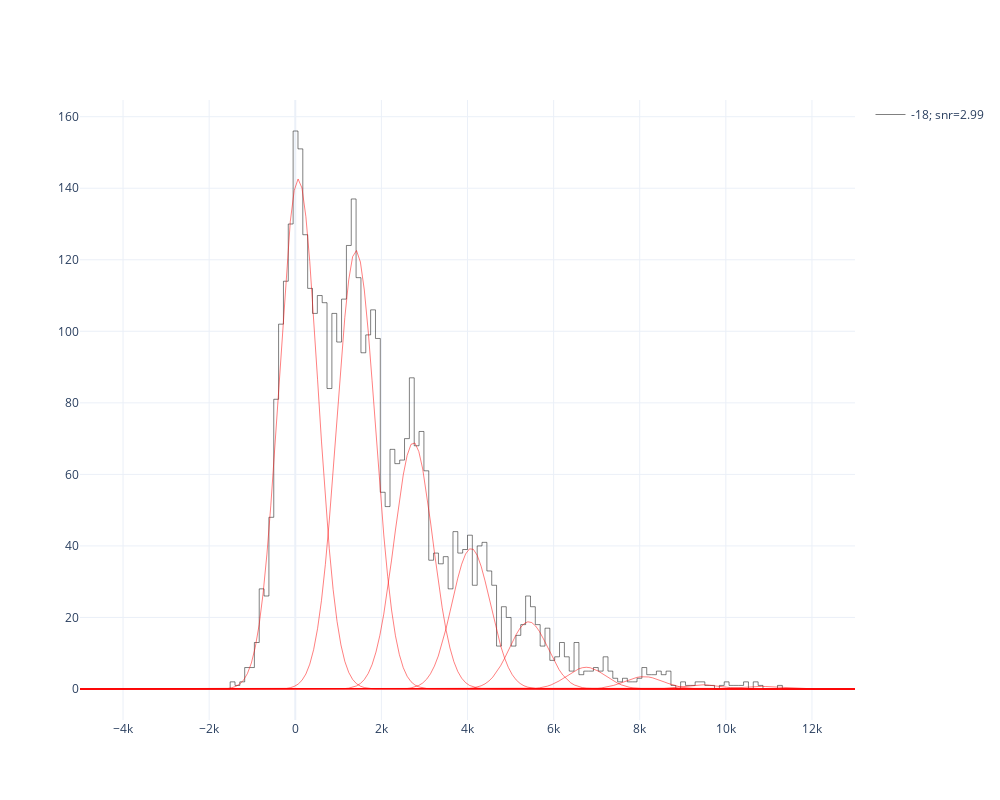

Write notebook code for a chart like this one.
### Code cell
histargs = dict(    
    doprocess = True,
    dofit = True,
    variable = 'integral',
    show_progress = True,
    fitmultigauss=True,
    normalize_hist=False,
    onlyoptimal=True,
)

detector=[ UniqueChannel(10, x) for x in channel_to_load ]
#detector=[UniqueChannel(10,28)]
plot_detectors(wfset_full, detector, plot_function=fithist, html=None, wf_func=histargs)

### Figure 1 — Plotly figure (JSON) as saved in the notebook; plotly's stock layout.template omitted (floating-point values rounded to 4 significant figures; data arrays with more than 128 entries replaced by an {"elided": "..."} marker saying what was removed)
{"data": [{"line": {"color": "black", "shape": "hv", "width": 0.5}, "mode": "lines", "name": "-18; snr=2.99", "type": "scatter", "x": {"elided": "161 float values"}, "xaxis": "x", "y": {"elided": "160 int values"}, "yaxis": "y"}, {"line": {"color": "red", "width": 0.5}, "mode": "lines", "name": "-18; snr=2.99 (Fit 0)", "showlegend": false, "type": "scatter", "x": {"elided": "200 float values"}, "xaxis": "x", "y": {"elided": "200 float values"}, "yaxis": "y"}, {"line": {"color": "red", "width": 0.5}, "mode": "lines", "name": "-18; snr=2.99 (Fit 1)", "showlegend": false, "type": "scatter", "x": {"elided": "200 float values"}, "xaxis": "x", "y": {"elided": "200 float values"}, "yaxis": "y"}, {"line": {"color": "red", "width": 0.5}, "mode": "lines", "name": "-18; snr=2.99 (Fit 2)", "showlegend": false, "type": "scatter", "x": {"elided": "200 float values"}, "xaxis": "x", "y": {"elided": "200 float values"}, "yaxis": "y"}, {"line": {"color": "red", "width": 0.5}, "mode": "lines", "name": "-18; snr=2.99 (Fit 3)", "showlegend": false, "type": "scatter", "x": {"elided": "200 float values"}, "xaxis": "x", "y": {"elided": "200 float values"}, "yaxis": "y"}, {"line": {"color": "red", "width": 0.5}, "mode": "lines", "name": "-18; snr=2.99 (Fit 4)", "showlegend": false, "type": "scatter", "x": {"elided": "200 float values"}, "xaxis": "x", "y": {"elided": "200 float values"}, "yaxis": "y"}, {"line": {"color": "red", "width": 0.5}, "mode": "lines", "name": "-18; snr=2.99 (Fit 5)", "showlegend": false, "type": "scatter", "x": {"elided": "200 float values"}, "xaxis": "x", "y": {"elided": "200 float values"}, "yaxis": "y"}, {"line": {"color": "red", "width": 0.5}, "mode": "lines", "name": "-18; snr=2.99 (Fit 6)", "showlegend": false, "type": "scatter", "x": {"elided": "200 float values"}, "xaxis": "x", "y": {"elided": "200 float values"}, "yaxis": "y"}, {"line": {"color": "red", "width": 0.5}, "mode": "lines", "name": "-18; snr=2.99 (Fit 7)", "showlegend": false, "type": "scatter", "x": {"elided": "200 float values"}, "xaxis": "x", "y": {"elided": "200 float values"}, "yaxis": "y"}, {"line": {"color": "red", "width": 0.5}, "mode": "lines", "name": "-18; snr=2.99 (Fit 8)", "showlegend": false, "type": "scatter", "x": {"elided": "200 float values"}, "xaxis": "x", "y": {"elided": "200 float values"}, "yaxis": "y"}, {"line": {"color": "red", "width": 0.5}, "mode": "lines", "name": "-18; snr=2.99 (Fit 9)", "showlegend": false, "type": "scatter", "x": {"elided": "200 float values"}, "xaxis": "x", "y": {"elided": "200 float values"}, "yaxis": "y"}, {"line": {"color": "red", "width": 0.5}, "mode": "lines", "name": "-18; snr=2.99 (Fit 10)", "showlegend": false, "type": "scatter", "x": {"elided": "200 float values"}, "xaxis": "x", "y": {"elided": "200 float values"}, "yaxis": "y"}], "layout": {"annotations": [{"align": "center", "font": {"size": 14}, "showarrow": false, "text": "10-28", "x": 0, "xref": "x domain", "y": 1.25, "yref": "y domain"}, {"align": "center", "font": {"size": 14}, "showarrow": false, "text": "Run 0", "x": 1, "xref": "x domain", "y": 1.25, "yref": "y domain"}], "height": 800, "showlegend": true, "title": {"text": ""}, "width": 1000, "xaxis": {"anchor": "y", "domain": [0, 1]}, "yaxis": {"anchor": "x", "domain": [0, 1]}}}
